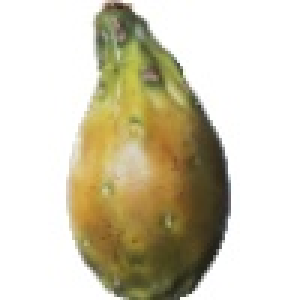
#> input picture Fotos/fotosEntrenamiento/Cactus fruit/34_100.jpg, 100 x 100 px (shown 3 times larger); its folder holds only this picture in this run
$ python -i procesarImagen.py   (imports and definitions only)   (older library calls are emulated)
#> lines starting #> are read from the running program, lines starting #| are printed output that depends on the picture; after the words box and inside, x2 and y2 are one past the last pixel; in counts of white or black regions, pixels touching at a corner belong together
import numpy as np
import cv2
import colorsys
from matplotlib import pyplot as plt
from os import scandir, getcwd
from os.path import abspath

def buscarHU(imagen):
    imagen = cv2.imread(imagen, cv2.IMREAD_COLOR)
#> imagen is the input picture: shape (100, 100, 3); mean B, G, R 183.6, 204.8, 210.9
    imagen = cv2.GaussianBlur(imagen ,(9,9),0)
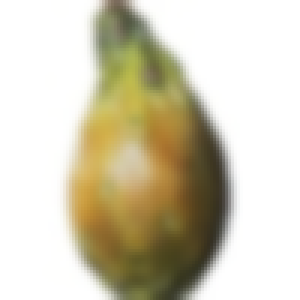
#> imagen: shape (100, 100, 3) (shown 3 times larger); mean B, G, R 183.5, 204.7, 210.8
    imagenRGB = cv2.cvtColor(imagen, cv2.COLOR_BGR2RGB)
    imgray = cv2.cvtColor(imagen, cv2.COLOR_BGR2GRAY)
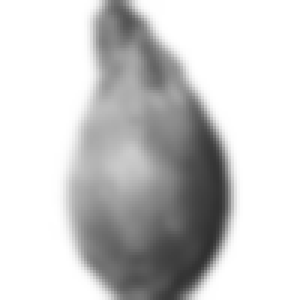
#> imgray: shape (100, 100) (shown 3 times larger); min 47, max 255, mean 204.1
    imagenHSV = cv2.cvtColor(imagen, cv2.COLOR_BGR2HSV)
#> imagenHSV: shape (100, 100, 3); mean H, S, V 14.5, 47.7, 211.1

    ret, thresh = cv2.threshold(imgray, 250, 255, cv2.THRESH_BINARY_INV)
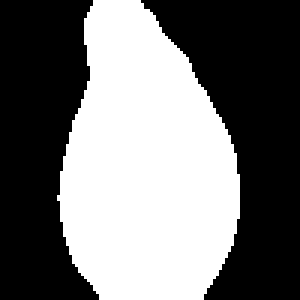
#> thresh: shape (100, 100) (shown 3 times larger); 45.4% white; 1 white region

    im2, contornos, jerarquía = cv2.findContours(thresh, cv2.RETR_TREE, cv2.CHAIN_APPROX_SIMPLE)
#> contornos = 1 contour; box (x1, y1, x2, y2) and area: (19, 0, 80, 100) 4419; jerarquía = [[-1, -1, -1, -1]]
    contornosGrandes = []
    areas = []
    for i in contornos:
        areas.append(cv2.contourArea(i))
#> this loop made 1 pass
#> after the loop, areas = [4419]

    for i in contornos:
        if(cv2.contourArea(i) == max(areas)):
            contornosGrandes.append(i)
#> after the loop, contornosGrandes has the same summary as contornos

    cv2.cvtColor(imagen, cv2.COLOR_BGR2RGB)
    cv2.drawContours(imagen, contornosGrandes,-1, (255,0,0), 1)
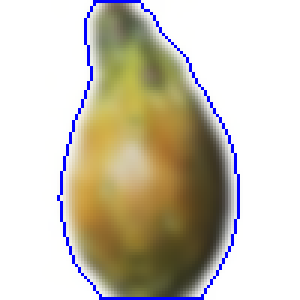
#> imagen: shape (100, 100, 3) (shown 3 times larger); 2.48% of pixels changed, all inside (x1, y1, x2, y2) = (19, 0, 80, 100)

    HU = cv2.HuMoments(cv2.moments(contornosGrandes[0]))
#> HU = [0.193, 0.01, 0.000721, 0.000114, 3.14e-08, 1.07e-05, 8.46e-09]
    r, g, b = pixelRGB(imagenRGB)
    h, s, v = rgb_hsv(r, g, b)
    hsv = []
    hsv.append(h)
    hsv.append(s)
    hsv.append(v)
    return imagen, HU, hsv

def pixelRGB(imagen):
    x = 45
    y = 45
    rT = 0
    gT = 0
    bT = 0
    for i in range(5):
        for j in range(5):
            r = imagen[x + i, y + j, 0]
            g = imagen[x + i, y + j, 1]
            b = imagen[x + i, y + j, 2]

            rT += r
            gT += g
            bT += b
#> after the loop, bT = 2598; gT = 4127; rT = 4693

    rF = rT / 25
#> rF = 187.7
    gF = gT / 25
#> gF = 165.1
    bF = bT / 25
#> bF = 103.9
#> in buscarHU, `r, g, b = pixelRGB(imagenRGB)`: r = 187.7; g = 165.1; b = 103.9

    #print("r = " + str(rF) + " g = " + str(gF) + " b = " + str(bF))
    return rF, gF, bF

def rgb_hsv(r, g, b):
#> called with r = 187.7, g = 165.1, b = 103.9
    r = r/255
#> r = 0.736
    g = g/255
#> g = 0.647
    b = b/255
#> b = 0.408
    h,s,v = colorsys.rgb_to_hsv( r , g , b )
#> h = 0.122; s = 0.446; v = 0.736
    h = h * 360
#> h = 43.79
    s = s * 100
#> s = 44.64
    v = v * 100
#> v = 73.62
    #print("h = " + str(h) + " s = " + str(s) + " v = " + str(v))
    return h, s, v


def imprimirImagen(imagen, titulo = ""):
    plt.subplot(111), plt.title(titulo), plt.axis("off")
    plt.imshow(cv2.cvtColor(imagen, cv2.COLOR_BGR2RGB))
    plt.show()

def imprimirImagenGris(imagen):
    hist = cv2.calcHist([imagen], [0], None, [256], [0,256])
    cv2.imshow('imagen', imagen)
    plt.subplot(212), plt.title('histo')
    plt.hist(imagen.ravel(), 256, [0,256])
    plt.show()
    k = cv2.waitKey(0) & 0xFF
    if k == 27:
        cv2.destroyAllWindows()

def getTipo(cadena):
    pos = cadena[::-1].find("\\")
    return cadena[len(cadena) - pos:].replace(" ", "_")

def ls(ruta = '.'):
    return [abspath(arch.path) for arch in scandir(ruta) if arch.is_file()]

def lsCarpetas(ruta = '.'):
    return [abspath(arch.path) for arch in scandir(ruta)]

>>> result = buscarHU('Fotos/fotosEntrenamiento/Cactus fruit/34_100.jpg')
#> in buscarHU, `h, s, v = rgb_hsv(r, g, b)`: h = 43.79; s = 44.64; v = 73.62

$ run again, on Fotos/fotosEntrenamiento/Cactus fruit/r_162_100.jpg
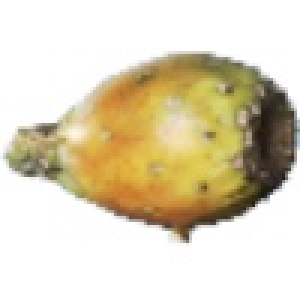
#> input picture Fotos/fotosEntrenamiento/Cactus fruit/r_162_100.jpg, 100 x 100 px (shown 3 times larger)
#> in buscarHU, imagen is the input picture: shape (100, 100, 3); mean B, G, R 186.7, 211.9, 222
#> imagenHSV: shape (100, 100, 3); mean H, S, V 14.4, 48.7, 222
#> in buscarHU, `ret, thresh = cv2.threshold(imgray, 250, 255, cv2.THRESH_BINARY_INV)`:
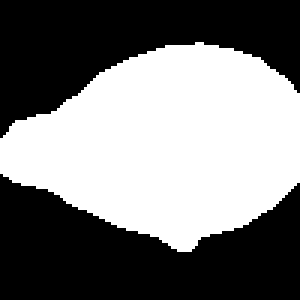
#> thresh: shape (100, 100) (shown 3 times larger); 47.7% white; 1 white region
#> contornos = 1 contour; box (x1, y1, x2, y2) and area: (0, 14, 100, 84) 4644; jerarquía = [[-1, -1, -1, -1]]
#> the loop in buscarHU, `for i in contornos:` made 1 pass
#> after the loop in buscarHU, `for i in contornos:`: areas = [4644.5]
#> after the loop in buscarHU, `for i in contornos:`: contornosGrandes has the same summary as contornos
#> in buscarHU, `cv2.drawContours(imagen, contornosGrandes,-1, (255,0,0), 1)`:
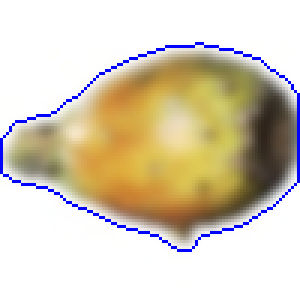
#> imagen: shape (100, 100, 3) (shown 3 times larger); mean B, G, R 187.1, 206.1, 216.2
#> HU = [0.181, 0.00577, 0.000456, 5.52e-05, 8.75e-09, 4.14e-06, -4.71e-10]
#> after the loop in pixelRGB, `for i in range(5):`: bT = 1941; gT = 4411; rT = 5527
#> rF = 221.1
#> gF = 176.4
#> bF = 77.64
#> in buscarHU, `r, g, b = pixelRGB(imagenRGB)`: r = 221.1; g = 176.4; b = 77.64
#> in rgb_hsv, `r = r/255`: r = 0.867
#> in rgb_hsv, `g = g/255`: g = 0.692
#> in rgb_hsv, `b = b/255`: b = 0.304
#> in rgb_hsv, `h,s,v = colorsys.rgb_to_hsv( r , g , b )`: h = 0.115; s = 0.649; v = 0.867
#> in rgb_hsv, `h = h * 360`: h = 41.33
#> in rgb_hsv, `s = s * 100`: s = 64.88
#> in rgb_hsv, `v = v * 100`: v = 86.7
#> in buscarHU, `h, s, v = rgb_hsv(r, g, b)`: h = 41.33; s = 64.88; v = 86.7
